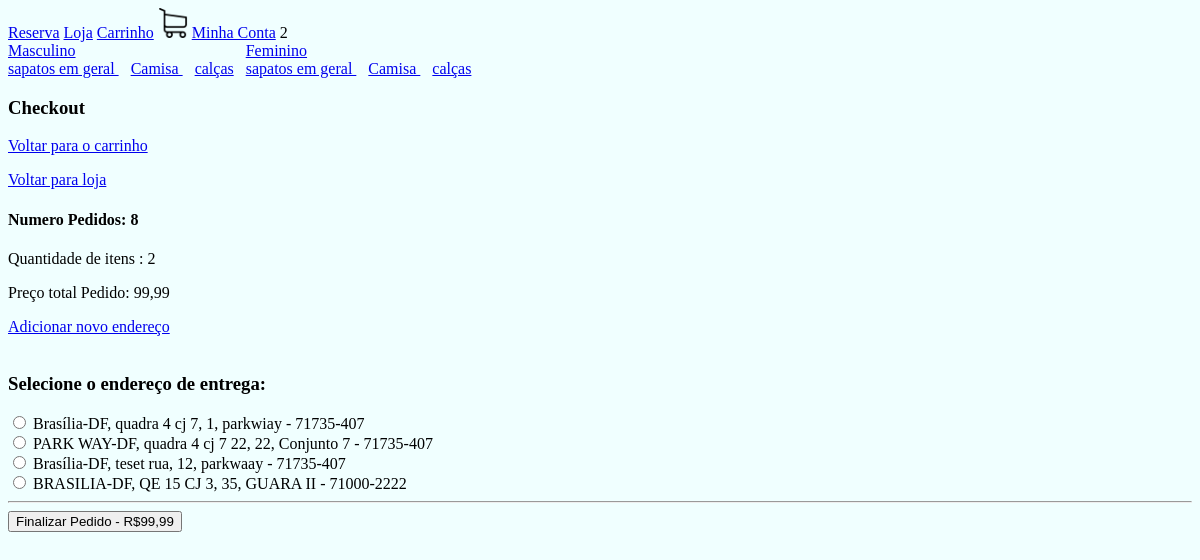
/checkout/ (signed in), run on an earlier commit of the app's database.
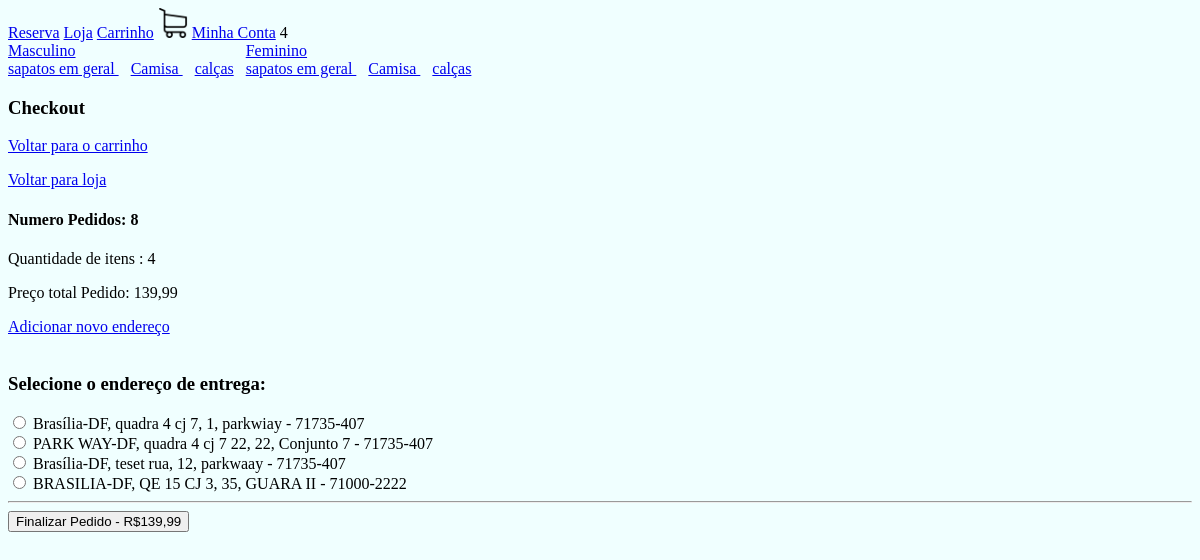
And on a later commit of the database.
### loja/models.py (models this page shows, shortened)
class Pedido(models.Model):
    cliente = models.ForeignKey(Cliente, null=True, blank=True, on_delete=models.SET_NULL)
    finalizado = models.BooleanField(default=False)
    codigo_transacao = models.CharField(max_length=200, null=True, blank=True)
    endereco = models.ForeignKey(Endereco, null=True, blank=True, on_delete=models.SET_NULL)
    data_finalizacao = models.DateTimeField(null=True, blank=True)
    @property
    def quantidade_total(self):
       itens_pedido = ItensPedido.objects.filter(pedido__id=self.id)
       return sum(item.quantidade for item in itens_pedido)
    @property
    def preco_total(self):
       itens_pedido = ItensPedido.objects.filter(pedido__id=self.id)
       return sum(item.preco_total for item in itens_pedido)

class ItensPedido(models.Model):
    item_estoque = models.ForeignKey(ItemEstoque, null=True, blank=True, on_delete=models.SET_NULL)
    quantidade = models.IntegerField(default=0)
    pedido = models.ForeignKey(Pedido, null=True, blank=True, on_delete=models.SET_NULL)
    @property
    def preco_total(self):
        if self.item_estoque and self.item_estoque.produto:
            return self.quantidade * self.item_estoque.produto.preco
        return 0

class ItemEstoque(models.Model):
    produto = models.ForeignKey(Produto, null=True, blank=True, on_delete=models.SET_NULL)
    cor = models.ForeignKey(Cor, null=True, blank=True, on_delete=models.SET_NULL)
    tamanho = models.CharField(max_length=200, null=True, blank=True)
    quantidade = models.IntegerField(default=0)

class Produto(models.Model):
    imagem =  models.ImageField(null=True, blank=True) # "camisa.png"
    nome = models.CharField(max_length=200, null=True, blank=True)
    preco = models.DecimalField(max_digits=10, decimal_places=2)
    ativo = models.BooleanField(default=True)
    categoria = models.ForeignKey(Categoria, null=True, blank=True, on_delete=models.SET_NULL)
    tipo = models.ForeignKey(Tipo, null=True, blank=True, on_delete=models.SET_NULL)

### loja/views.py (the view)
# urls.py: path('checkout/', checkout, name="checkout"),
def checkout(request):
    if request.user.is_authenticated:
        cliente = request.user.cliente
    else:
        if request.COOKIES.get('id_sessao'):
            id_sessao = request.COOKIES.get('id_sessao')
            cliente, criado = Cliente.objects.get_or_create(id_sessao=id_sessao)
        else:
            return redirect('loja')
    pedido, criado = Pedido.objects.get_or_create(cliente=cliente, finalizado=False)
    enderecos = Endereco.objects.filter(cliente=cliente)
    context = {  'pedido': pedido, 'enderecos': enderecos}
    return render(request, 'checkout.html', context)

### loja/novos_context.py (called while the page is built)
def carrinho(request):
    quantidade_produtos_carrinho = 0
    if request.user.is_authenticated:
        cliente = request.user.cliente
    else:
        if request.COOKIES.get('id_sessao'):
            id_sessao = request.COOKIES.get('id_sessao')
            cliente, criado = Cliente.objects.get_or_create(id_sessao=id_sessao)
        else:
            return { 'quantidade_produtos_carrinho': quantidade_produtos_carrinho }
    pedido, criado = Pedido.objects.get_or_create(cliente=cliente, finalizado=False)
    itens_pedido = ItensPedido.objects.filter(pedido=pedido)
    quantidade_produtos_carrinho = sum(item.quantidade for item in itens_pedido)
    return {'quantidade_produtos_carrinho': quantidade_produtos_carrinho}

def categorias_tipos(request):
    from .models import Categoria, Tipo
    categorias_navegacao = Categoria.objects.all()
    tipos_navegacao = Tipo.objects.all()
    return {'categorias_navegacao': categorias_navegacao, 'tipos_navegacao': tipos_navegacao}

### loja/templates/checkout.html (shortened to what this page needs)
{% extends 'base.html' %}
{% load static %}
{% block body %}
<h3>Checkout</h3>
<a href="{% url 'carrinho' %}"><p>Voltar para o carrinho</a>
<a href="{% url 'loja' %}"><p>Voltar para loja</a>
<h4>Numero Pedidos: {{ pedido.id }}</h4>
<p>Quantidade de itens : {{ pedido.quantidade_total }}</p>
<p>Preço total Pedido: {{ pedido.preco_total }}</p>
<form method="post" action="{% url 'finalizar_compra' pedido.id %}">
    {% if not atualizado %}
        <a href="{% url 'adicionar_endereco' %}">Adicionar novo endereço</a><br><br>
        <h3>Selecione o endereço de entrega:</h3>
    {% endif %}
    {% for endereco in enderecos %}
        <input type="radio" name="endereco" value="{{ endereco.id }}">
        <label for="{{ endereco.id }}">{{ endereco.cidade }}-{{ endereco.estado }},
            {{ endereco.rua }},
            {{ endereco.numero }},
            {{ endereco.complemento }} - {{ endereco.cep}}</label>
        <br>
    {% endfor %}
    <hr>
    {% if not atualizado %}
        <button type="submit">Finalizar Pedido - R${{ pedido.preco_total }}</button>
    {% endif %}
</form>
{% endblock %}

### loja/templates/navbar.html
{% load static %}
<nav>
    <a href="{% url 'homepage' %}">Reserva</a>
    <a href="{% url 'loja' %}">Loja</a>
    <a href="{% url 'carrinho' %}">Carrinho</a>
    <img src="{% static 'images/carrinho.png' %}" alt="carrinho" width="30" height="30">
    {% if request.user.is_authenticated %}
        <a href="{% url 'minha_conta' %}">Minha Conta</a>
    {%else %}
        <a href="{% url 'fazer_login' %}">Login</a>
    {% endif %}
    {{ quantidade_produtos_carrinho }}
    <div style='display: flex'>
        {% for categoria in categorias_navegacao %}
            <div>
                <a href="{% url 'loja' categoria.slug %}">{{ categoria.nome }}</a>
                <br>
                {% for tipo in tipos_navegacao %}
                <a href="{% url 'loja' categoria.slug|add:'-'|add:tipo.slug %}" style="margin-right: 12px;">
                    {{ tipo.nome }}
                </a>
            {% endfor %}
            </div>
        {% endfor %}
    </div>
</nav>

What changed in the data, as far as the page shows it:
changed Pedido id 8: quantidade_total "2" → "4"; preco_total "99,99" → "139,99"
Also different on the page:
{{ quantidade_produtos_carrinho }}: "2" → "4"
